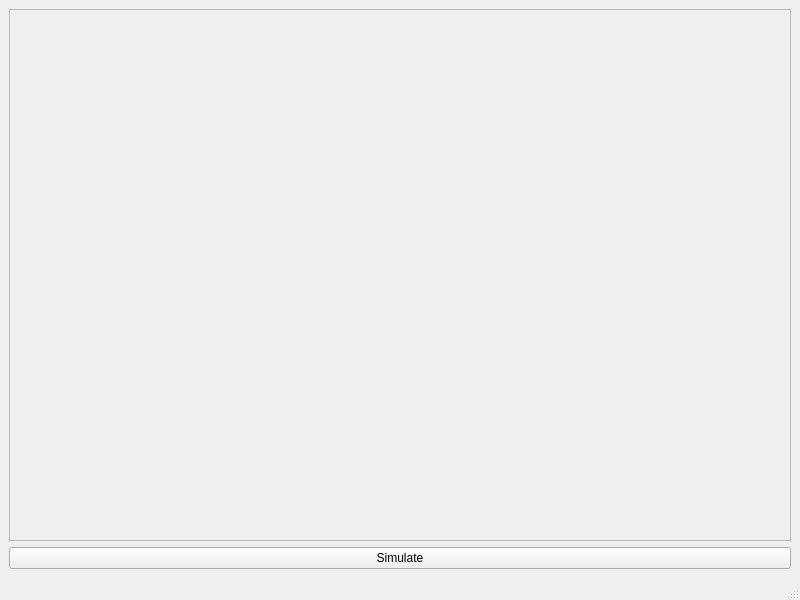
<?xml version="1.0" encoding="UTF-8"?>
<ui version="4.0">
 <class>MainWindow</class>
 <widget class="QMainWindow" name="MainWindow">
  <property name="geometry">
   <rect>
    <x>0</x>
    <y>0</y>
    <width>800</width>
    <height>600</height>
   </rect>
  </property>
  <property name="windowTitle">
   <string>MainWindow</string>
  </property>
  <widget class="QWidget" name="centralwidget">
   <layout class="QGridLayout" name="gridLayout_2">
    <item row="1" column="0">
     <widget class="QScrollArea" name="scrollArea">
      <property name="widgetResizable">
       <bool>true</bool>
      </property>
      <property name="alignment">
       <set>Qt::AlignLeading|Qt::AlignLeft|Qt::AlignTop</set>
      </property>
      <widget class="QWidget" name="scrollAreaWidgetContents">
       <property name="geometry">
        <rect>
         <x>0</x>
         <y>0</y>
         <width>784</width>
         <height>491</height>
        </rect>
       </property>
       <layout class="QGridLayout" name="gridLayout">
        <item row="0" column="0">
         <widget class="QLabel" name="label_result">
          <property name="text">
           <string/>
          </property>
          <property name="alignment">
           <set>Qt::AlignLeading|Qt::AlignLeft|Qt::AlignTop</set>
          </property>
         </widget>
        </item>
       </layout>
      </widget>
     </widget>
    </item>
    <item row="2" column="0">
     <widget class="QPushButton" name="button_simulate">
      <property name="text">
       <string>Simulate</string>
      </property>
     </widget>
    </item>
   </layout>
  </widget>
  <widget class="QMenuBar" name="menubar">
   <property name="geometry">
    <rect>
     <x>0</x>
     <y>0</y>
     <width>800</width>
     <height>30</height>
    </rect>
   </property>
  </widget>
  <widget class="QStatusBar" name="statusbar"/>
 </widget>
 <resources/>
 <connections/>
</ui>
